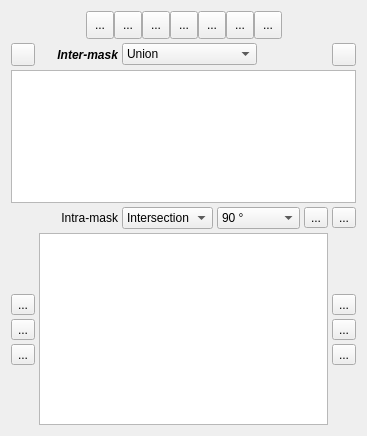
        <widget class="QWidget" name="CustomDetectorTab">
         <layout class="QGridLayout" name="gridLayout_5" rowstretch="0,0,1,0,1">
          <property name="spacing">
           <number>4</number>
          </property>
          <item row="3" column="8">
           <widget class="QToolButton" name="CDRotCCW">
            <property name="text">
             <string>...</string>
            </property>
            <property name="icon">
             <iconset>
              <normaloff>icons/left_rotate.png</normaloff>icons/left_rotate.png</iconset>
            </property>
           </widget>
          </item>
          <item row="3" column="2" colspan="2">
           <widget class="QLabel" name="CDIntraMaskLabel">
            <property name="text">
             <string>Intra-mask</string>
            </property>
            <property name="alignment">
             <set>Qt::AlignRight|Qt::AlignTrailing|Qt::AlignVCenter</set>
            </property>
           </widget>
          </item>
          <item row="0" column="2" colspan="7">
           <layout class="QHBoxLayout" name="CDNewMaskHGrid">
            <property name="spacing">
             <number>0</number>
            </property>
            <property name="sizeConstraint">
             <enum>QLayout::SetDefaultConstraint</enum>
            </property>
            <item>
             <spacer name="horizontalSpacer_2">
              <property name="orientation">
               <enum>Qt::Horizontal</enum>
              </property>
              <property name="sizeHint" stdset="0">
               <size>
                <width>40</width>
                <height>20</height>
               </size>
              </property>
             </spacer>
            </item>
            <item>
             <widget class="QToolButton" name="CDNewCircle">
              <property name="minimumSize">
               <size>
                <width>28</width>
                <height>28</height>
               </size>
              </property>
              <property name="maximumSize">
               <size>
                <width>28</width>
                <height>28</height>
               </size>
              </property>
              <property name="text">
               <string>...</string>
              </property>
              <property name="icon">
               <iconset>
                <normaloff>icons/circle.png</normaloff>icons/circle.png</iconset>
              </property>
             </widget>
            </item>
            <item>
             <widget class="QToolButton" name="CDNewGrid">
              <property name="minimumSize">
               <size>
                <width>28</width>
                <height>28</height>
               </size>
              </property>
              <property name="maximumSize">
               <size>
                <width>28</width>
                <height>28</height>
               </size>
              </property>
              <property name="text">
               <string>...</string>
              </property>
              <property name="icon">
               <iconset>
                <normaloff>icons/grid.png</normaloff>icons/grid.png</iconset>
              </property>
             </widget>
            </item>
            <item>
             <widget class="QToolButton" name="CDNewBandpass">
              <property name="minimumSize">
               <size>
                <width>28</width>
                <height>28</height>
               </size>
              </property>
              <property name="maximumSize">
               <size>
                <width>28</width>
                <height>28</height>
               </size>
              </property>
              <property name="text">
               <string>...</string>
              </property>
              <property name="icon">
               <iconset>
                <normaloff>icons/bandpass.png</normaloff>icons/bandpass.png</iconset>
              </property>
             </widget>
            </item>
            <item>
             <widget class="QToolButton" name="CDNewWedge">
              <property name="minimumSize">
               <size>
                <width>28</width>
                <height>28</height>
               </size>
              </property>
              <property name="maximumSize">
               <size>
                <width>28</width>
                <height>28</height>
               </size>
              </property>
              <property name="text">
               <string>...</string>
              </property>
              <property name="icon">
               <iconset>
                <normaloff>icons/wedge.png</normaloff>icons/wedge.png</iconset>
              </property>
             </widget>
            </item>
            <item>
             <widget class="QToolButton" name="CDNewPolygon">
              <property name="minimumSize">
               <size>
                <width>28</width>
                <height>28</height>
               </size>
              </property>
              <property name="maximumSize">
               <size>
                <width>28</width>
                <height>28</height>
               </size>
              </property>
              <property name="text">
               <string>...</string>
              </property>
              <property name="icon">
               <iconset>
                <normaloff>icons/poly.png</normaloff>icons/poly.png</iconset>
              </property>
             </widget>
            </item>
            <item>
             <widget class="QToolButton" name="CDNewFromFile">
              <property name="minimumSize">
               <size>
                <width>28</width>
                <height>28</height>
               </size>
              </property>
              <property name="maximumSize">
               <size>
                <width>28</width>
                <height>28</height>
               </size>
              </property>
              <property name="text">
               <string>...</string>
              </property>
              <property name="icon">
               <iconset>
                <normaloff>icons/openMask.png</normaloff>icons/openMask.png</iconset>
              </property>
             </widget>
            </item>
            <item>
             <widget class="QToolButton" name="CDNewMath">
              <property name="minimumSize">
               <size>
                <width>28</width>
                <height>28</height>
               </size>
              </property>
              <property name="maximumSize">
               <size>
                <width>28</width>
                <height>28</height>
               </size>
              </property>
              <property name="text">
               <string>...</string>
              </property>
              <property name="icon">
               <iconset>
                <normaloff>icons/math.png</normaloff>icons/math.png</iconset>
              </property>
             </widget>
            </item>
            <item>
             <spacer name="horizontalSpacer_3">
              <property name="orientation">
               <enum>Qt::Horizontal</enum>
              </property>
              <property name="sizeHint" stdset="0">
               <size>
                <width>40</width>
                <height>20</height>
               </size>
              </property>
             </spacer>
            </item>
           </layout>
          </item>
          <item row="3" column="4" colspan="2">
           <widget class="QComboBox" name="CDIntraMask">
            <property name="minimumSize">
             <size>
              <width>85</width>
              <height>0</height>
             </size>
            </property>
            <property name="currentIndex">
             <number>1</number>
            </property>
            <item>
             <property name="text">
              <string>Union</string>
             </property>
            </item>
            <item>
             <property name="text">
              <string>Intersection</string>
             </property>
            </item>
            <item>
             <property name="text">
              <string>Additive</string>
             </property>
            </item>
           </widget>
          </item>
          <item row="1" column="2" colspan="2">
           <widget class="QLabel" name="CDInterMaskLabel">
            <property name="minimumSize">
             <size>
              <width>75</width>
              <height>0</height>
             </size>
            </property>
            <property name="font">
             <font>
              <weight>75</weight>
              <italic>true</italic>
              <bold>true</bold>
             </font>
            </property>
            <property name="text">
             <string>Inter-mask</string>
            </property>
            <property name="alignment">
             <set>Qt::AlignRight|Qt::AlignTrailing|Qt::AlignVCenter</set>
            </property>
           </widget>
          </item>
          <item row="4" column="2" colspan="7">
           <widget class="QTableWidget" name="CDDTable"/>
          </item>
          <item row="4" column="9">
           <layout class="QVBoxLayout" name="verticalLayout_5">
            <item>
             <spacer name="verticalSpacer_5">
              <property name="orientation">
               <enum>Qt::Vertical</enum>
              </property>
              <property name="sizeHint" stdset="0">
               <size>
                <width>20</width>
                <height>40</height>
               </size>
              </property>
             </spacer>
            </item>
            <item>
             <widget class="QToolButton" name="CDTranspose">
              <property name="text">
               <string>...</string>
              </property>
              <property name="icon">
               <iconset>
                <normaloff>icons/transpose.png</normaloff>icons/transpose.png</iconset>
              </property>
             </widget>
            </item>
            <item>
             <widget class="QToolButton" name="CDFlipVert">
              <property name="text">
               <string>...</string>
              </property>
              <property name="icon">
               <iconset>
                <normaloff>icons/mirrorVert.png</normaloff>icons/mirrorVert.png</iconset>
              </property>
             </widget>
            </item>
            <item>
             <widget class="QToolButton" name="CDFlipHorz">
              <property name="text">
               <string>...</string>
              </property>
              <property name="icon">
               <iconset>
                <normaloff>icons/mirrorHorz.png</normaloff>icons/mirrorHorz.png</iconset>
              </property>
             </widget>
            </item>
            <item>
             <spacer name="verticalSpacer_6">
              <property name="orientation">
               <enum>Qt::Vertical</enum>
              </property>
              <property name="sizeHint" stdset="0">
               <size>
                <width>20</width>
                <height>40</height>
               </size>
              </property>
             </spacer>
            </item>
           </layout>
          </item>
          <item row="3" column="9">
           <widget class="QToolButton" name="CDRotCW">
            <property name="text">
             <string>...</string>
            </property>
            <property name="icon">
             <iconset>
              <normaloff>icons/right_rotate.png</normaloff>icons/right_rotate.png</iconset>
            </property>
           </widget>
          </item>
          <item row="1" column="9">
           <widget class="QToolButton" name="CDDelMask">
            <property name="text">
             <string/>
            </property>
            <property name="icon">
             <iconset>
              <normaloff>icons/delete.png</normaloff>icons/delete.png</iconset>
            </property>
           </widget>
          </item>
          <item row="4" column="1">
           <layout class="QVBoxLayout" name="verticalLayout_4">
            <item>
             <spacer name="verticalSpacer_3">
              <property name="orientation">
               <enum>Qt::Vertical</enum>
              </property>
              <property name="sizeHint" stdset="0">
               <size>
                <width>20</width>
                <height>40</height>
               </size>
              </property>
             </spacer>
            </item>
            <item>
             <widget class="QToolButton" name="CDMirror">
              <property name="text">
               <string>...</string>
              </property>
              <property name="icon">
               <iconset>
                <normaloff>icons/mirrored.png</normaloff>icons/mirrored.png</iconset>
              </property>
             </widget>
            </item>
            <item>
             <widget class="QToolButton" name="CDInvert">
              <property name="text">
               <string>...</string>
              </property>
              <property name="icon">
               <iconset>
                <normaloff>icons/invertColors.png</normaloff>icons/invertColors.png</iconset>
              </property>
             </widget>
            </item>
            <item>
             <widget class="QToolButton" name="CDColor">
              <property name="text">
               <string>...</string>
              </property>
              <property name="icon">
               <iconset>
                <normaloff>icons/colorPicker.png</normaloff>icons/colorPicker.png</iconset>
              </property>
             </widget>
            </item>
            <item>
             <spacer name="verticalSpacer_4">
              <property name="orientation">
               <enum>Qt::Vertical</enum>
              </property>
              <property name="sizeHint" stdset="0">
               <size>
                <width>20</width>
                <height>40</height>
               </size>
              </property>
             </spacer>
            </item>
           </layout>
          </item>
          <item row="2" column="1" colspan="9">
           <widget class="QTableWidget" name="CDT">
            <property name="minimumSize">
             <size>
              <width>0</width>
              <height>0</height>
             </size>
            </property>
            <property name="maximumSize">
             <size>
              <width>16777215</width>
              <height>133</height>
             </size>
            </property>
           </widget>
          </item>
          <item row="1" column="1">
           <widget class="QToolButton" name="ShowDfrnMaskWdw">
            <property name="text">
             <string/>
            </property>
            <property name="icon">
             <iconset>
              <normaloff>icons/Aperture.png</normaloff>icons/Aperture.png</iconset>
            </property>
           </widget>
          </item>
          <item row="1" column="4" colspan="3">
           <widget class="QComboBox" name="CDInterMask">
            <property name="minimumSize">
             <size>
              <width>85</width>
              <height>0</height>
             </size>
            </property>
            <item>
             <property name="text">
              <string>Union</string>
             </property>
            </item>
            <item>
             <property name="text">
              <string>Intersection</string>
             </property>
            </item>
            <item>
             <property name="text">
              <string>Additive</string>
             </property>
            </item>
            <item>
             <property name="text">
              <string>Current Only</string>
             </property>
            </item>
           </widget>
          </item>
          <item row="3" column="6" colspan="2">
           <widget class="QComboBox" name="CDRotStep">
            <property name="currentIndex">
             <number>1</number>
            </property>
            <item>
             <property name="text">
              <string>180 °</string>
             </property>
            </item>
            <item>
             <property name="text">
              <string>90 °</string>
             </property>
            </item>
            <item>
             <property name="text">
              <string>60 °</string>
             </property>
            </item>
            <item>
             <property name="text">
              <string>45 °</string>
             </property>
            </item>
            <item>
             <property name="text">
              <string>30 °</string>
             </property>
            </item>
            <item>
             <property name="text">
              <string>22.5 °</string>
             </property>
            </item>
            <item>
             <property name="text">
              <string>10 °</string>
             </property>
            </item>
            <item>
             <property name="text">
              <string>5 °</string>
             </property>
            </item>
            <item>
             <property name="text">
              <string>2 °</string>
             </property>
            </item>
            <item>
             <property name="text">
              <string>1 °</string>
             </property>
            </item>
            <item>
             <property name="text">
              <string>0.5 °</string>
             </property>
            </item>
            <item>
             <property name="text">
              <string>0.25 °</string>
             </property>
            </item>
           </widget>
          </item>
         </layout>
        </widget>
